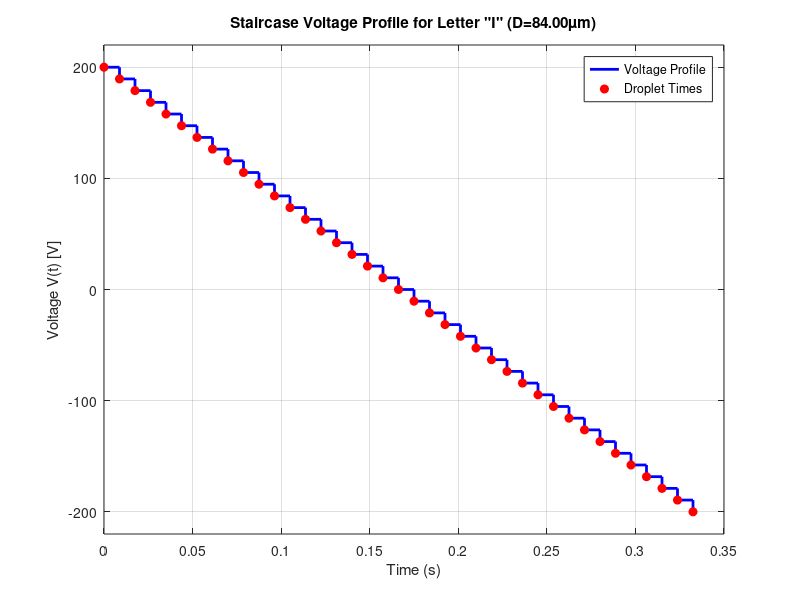
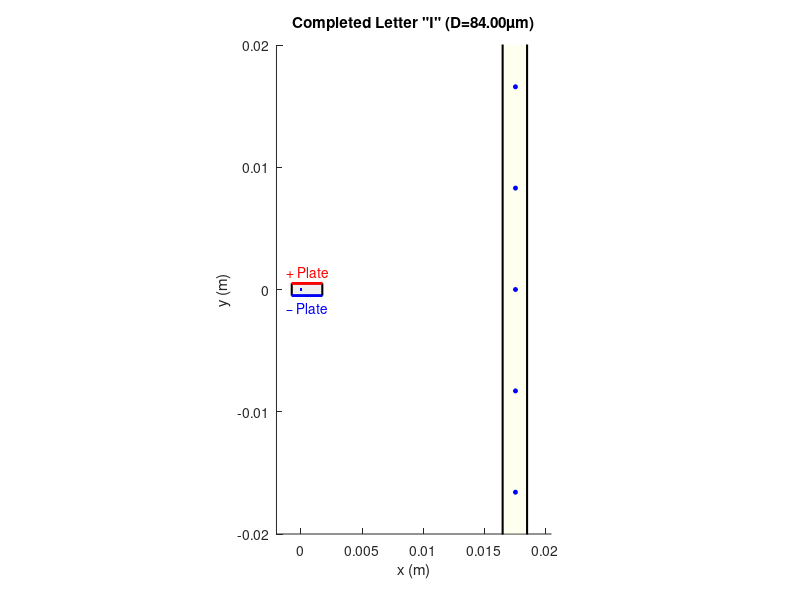

MATLAB code to generate these figures, in order:
%% Continuous Inkjet Printer (CIJ) Deflection Simulation

%% -------- Physical Parameters --------
Vx = 2;                 % horizontal velocity (m/s)
Vmax = 200;              % maximum voltage applied (V)
W  = 1e-3;               % capacitor plate spacing (m)
L1 = (5e-3);           % capacitor length (m)
L2 = 1.25e-2;            % distance from capacitor to paper (m)

% Droplet Diameter
droplet_diameter_um = 84; % Droplet diameter in micrometers (µm)
droplet_diameter    = droplet_diameter_um * 1e-6; % Droplet diameter in meters (m)


%% Droplet Mass (m) and Charge (q) Calculation
% NOTE: We assume the fluid is water (or similar) with density rho_ink.
% The original parameters (m_orig, q_orig) are used to derive these constants
% for a default diameter (D_orig).

m_orig = 2.7e-7;             % original droplet mass (kg)
q_orig = (-1.9e-10);           % original droplet charge (C)
D_orig = 50.1e-6;            % Implied diameter based on original mass (assuming rho_ink ~1000 kg/m^3)

% 1. Recalculate Mass (m)
% Mass is proportional to Volume (D^3).
m = m_orig * (droplet_diameter / D_orig)^3;

% 2. Recalculate Charge (q)
% We assume charge q is proportional to D^2 for a "smaller charge density"
% effect, which means larger droplets require proportionally more voltage.
q = q_orig * (droplet_diameter / D_orig)^2;

fprintf('--- Droplet Parameters ---\n');
fprintf('Droplet Diameter: %.2f µm\n', droplet_diameter_um);
fprintf('Droplet Mass (m): %.2e kg\n', m);
fprintf('Droplet Charge (q): %.2e C\n', q);
fprintf('--------------------------\n');


%% -------- Timing and Geometry --------
dpi = 100;              % dots per inch
inch = 0.0254;          % meters in 1 inch
line_height = 0.01;    % 10 mm tall letter
num_dots = round(dpi * (line_height / inch));

T = L1 / Vx;            % time inside capacitor
t_flight = L2 / Vx;     % time from capacitor to paper
x_paper = L1 + L2;      % horizontal location of paper

%% -------- Droplet motion with no voltage --------
t_no_voltage = x_paper / Vx;
fprintf('Time for droplet to reach paper with no voltage: %.6f s\n', t_no_voltage);

%% -------- Vertical target positions --------
% Calculate the required vertical position on the paper
y_target = linspace(-line_height/2, line_height/2, num_dots);

%% -------- Compute Voltages (CORE PHYSICS) --------
% 1. Find the necessary vertical velocity (Vy) at the capacitor exit (L1)
%    y_target = Vy * t_flight  =>  Vy = y_target / t_flight
Vy = y_target / t_flight;

% 2. Find the necessary constant vertical acceleration (ay) in the capacitor
%    Vy = ay * T              =>  ay = Vy / T
ay = Vy / T;

% 3. Find the required Electric Field (E) based on F=ma and F=qE (F_y = m*ay = q*E)
%    E = (m * ay) / q
E  = (m .* ay) ./ q;

% 4. Find the required Voltage (V) based on E=V/W (V = E * W)
V  = E .* W;

% Clamp voltages to ±Vmax
% This scales the required voltages to fit within the maximum allowed voltage.
% Note: If max(abs(V)) is > Vmax, the print height will be reduced.
scale_factor = Vmax / max(abs(V));
V = V * scale_factor;

fprintf('Maximum required voltage (unclamped): %.1f V\n', max(abs(E)).*W);
fprintf('Actual maximum applied voltage: %.1f V\n', max(abs(V)));


%% -------- Compute time stamps --------
% Assuming droplets are released at equal time intervals to hit the paper sequentially
time_stamps = (0:num_dots-1) * (T + t_flight);
total_time = time_stamps(end);
fprintf('Total time to print %d dots: %.6f s\n', num_dots, total_time);


%% -------- Plot staircase voltage --------
figure('Name','Voltage Staircase','Color','w','Position',[100 100 800 400]);
stairs(time_stamps, V, 'LineWidth', 2, 'Color', 'b');
hold on;
plot(time_stamps, V, 'ro', 'MarkerFaceColor','r');
xlabel('Time (s)'); ylabel('Voltage V(t) [V]');
title(sprintf('Staircase Voltage Profile for Letter "I" (D=%.2fµm)', droplet_diameter_um));
grid on;
ylim([-Vmax-20, Vmax+20]);
legend('Voltage Profile','Droplet Times','Location','best');
drawnow;

%% -------- Animation Settings --------
speed_scale = 10;
Vx_slow = Vx / speed_scale;
pause_time = 0.00019;
dt = 0.00029;
animation_enabled = true;

    %% -------- Animation Setup --------
    if animation_enabled
    
    % --- VISUAL MARKER SIZE ADJUSTMENT ---
    % Use a fixed, small marker size (4) for visual clarity in the animation,
    % regardless of the physical droplet diameter (84 um).
    visual_marker_size = 4; 
    
    fig_anim = figure('Name','Droplet Animation','Color','w','Position',[900 100 800 600]);
    hold on; axis equal;
    xlabel('x (m)'); ylabel('y (m)');
    xlim([-0.002, L1 + L2 + 0.003]);
    ylim([-line_height, line_height]*2);  % scale to show paper and capacitor
    title(sprintf('Droplet Traveling Through Capacitor - Letter "I" (D=%.2fµm)', droplet_diameter_um));

    %% Draw capacitor
    x_offset = 0.00025;
    cap_length_scale = 0.5;
    L1_draw = L1 * cap_length_scale;

    cap_x = [-0.001 + x_offset, -0.001 + L1_draw + x_offset, ...
             -0.001 + L1_draw + x_offset, -0.001 + x_offset];
    cap_y = [-W/2, -W/2, W/2, W/2];

    fill(cap_x, cap_y, [0.8 0.8 0.8], 'FaceAlpha',0.3, 'EdgeColor','k','LineWidth',1.5);
    line([-0.001 + x_offset, -0.001 + L1_draw + x_offset], [W/2 W/2], 'Color','r','LineWidth',2);
    line([-0.001 + x_offset, -0.001 + L1_draw + x_offset], [-W/2 -W/2], 'Color','b','LineWidth',2);
    text(-0.001 + L1_draw/2 + x_offset, W/2 + 0.001, '+ Plate','Color','r','HorizontalAlignment','center');
    text(-0.001 + L1_draw/2 + x_offset, -W/2 - 0.001, '– Plate','Color','b','HorizontalAlignment','center');

    %% Draw paper
    paper_x = -0.001 + L1 + L2;
    paper_width = 0.002;
    paper_height = 0.05;  % slightly larger for visibility
    px = [paper_x, paper_x+paper_width, paper_x+paper_width, paper_x];
    py = [-paper_height/2, -paper_height/2, paper_height/2, paper_height/2];
    fill(px, py, [1,1,0.8], 'EdgeColor','k','FaceAlpha',0.3,'LineWidth',1.5);
    text(paper_x + paper_width/2, paper_height/2 + 0.001, 'Paper', ...
         'HorizontalAlignment','center','FontSize',10,'Color',[0.3 0.3 0.3]);

    %% Pre-allocate final dot positions
    dot_positions = zeros(num_dots, 2);

    %% -------- Droplet Animation --------
    fprintf('Animating %d droplets...\n', num_dots);

    for k = 1:num_dots
    % Initialize droplet
    % Use the fixed, small size for the moving marker
    droplet = plot(-0.001, 0, 'ko', 'MarkerFaceColor', 'k', 'MarkerSize', visual_marker_size);
    trajectory = plot(NaN, NaN, 'k-', 'LineWidth', 0.5);

    % -------- Initialize position and velocity --------
    x = -0.001 - 0.00175;   % Start 1.75 mm farther back
    y = 0;
    Vy_inst = 0;

    % Determine acceleration based on voltage V(k), mass (m), and charge (q)
    % E = V/W, F = qE, a = F/m = qV / (mW)
    ay_now = (q * V(k)) / (m * W);

    hit_capacitor = false;

    while x < (L1 + L2)
        % -------- Acceleration only inside capacitor --------
        a_now = (x >= 0 && x <= L1) * ay_now;

        % Update velocity & position
        Vy_inst = Vy_inst + a_now*dt;
        y = y + Vy_inst*dt;
        x = x + Vx_slow*dt;

        % Check for capacitor collision
        if (x >= 0 && x <= (L1-.0031)) && (y >= W/2 || y <= -W/2)
            hit_capacitor = true;
            break;
        end

        % Update droplet marker
        if ishandle(droplet)
            set(droplet,'XData',x,'YData',y);
        end
        drawnow limitrate;
        pause(pause_time);
    end

    % Record final position if droplet didn't hit plates
    if ~hit_capacitor
        dot_positions(k,:) = [x, y];
        % Use a small size for the impact point
        plot(x, y, 'bo', 'MarkerFaceColor','b','MarkerSize', visual_marker_size * 0.75);
    end

    % Remove moving droplet
    if ishandle(droplet); delete(droplet); end
    if ishandle(trajectory); delete(trajectory); end
end

    % Plot all final dots (Use a slightly larger marker for the final printed pattern)
    plot(dot_positions(:,1), dot_positions(:,2), 'b.', 'MarkerSize', visual_marker_size * 1.5);
    title(sprintf('Completed Letter "I" (D=%.2fµm)', droplet_diameter_um));
else
    fprintf('Animation skipped. Voltage plot complete.\n');
end

%% -------- Final Summary --------
fprintf('\n=== SIMULATION RESULTS ===\n');
fprintf('Droplet Diameter: %.2f µm\n', droplet_diameter_um);
fprintf('Droplet Mass (m): %.2e kg\n', m);
fprintf('Droplet Charge (q): %.2e C\n', q);
fprintf('Number of droplets: %d\n', num_dots);
fprintf('Total print time: %.6f s\n', total_time);
fprintf('Voltage range: %.1f V to %.1f V\n', min(V), max(V));
fprintf('Vertical span: %.1f mm\n', (max(y_target)-min(y_target))*1000);
disp('Simulation complete!');